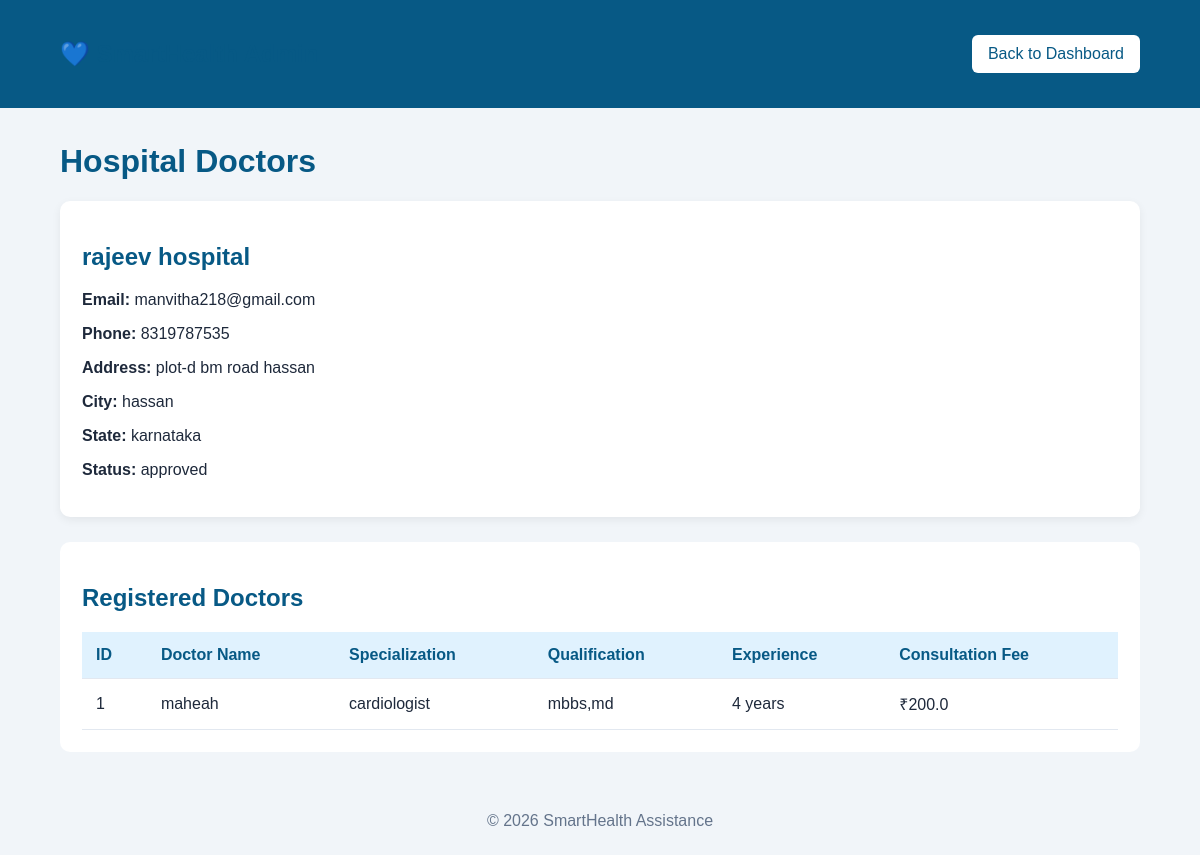
The app's page /admin-hospital-doctors/2 (signed in) with its own data.
### tables this page shows
CREATE TABLE hospitals (
            id INTEGER PRIMARY KEY AUTOINCREMENT,
            hospital_name TEXT NOT NULL,
            email TEXT UNIQUE NOT NULL,
            password TEXT NOT NULL,
            phone TEXT NOT NULL,
            address TEXT NOT NULL,
            city TEXT NOT NULL,
            state TEXT NOT NULL,
            latitude REAL,
            longitude REAL,
            status TEXT DEFAULT 'pending'
        );

CREATE TABLE doctors (
            id INTEGER PRIMARY KEY AUTOINCREMENT,
            hospital_id INTEGER NOT NULL,
            doctor_name TEXT NOT NULL,
            specialization TEXT NOT NULL,
            qualification TEXT NOT NULL,
            experience INTEGER,
            availability TEXT,
            consultation_fee REAL
        );

### app.py (the view)
@app.route("/admin-hospital-doctors/<int:hospital_id>")
@admin_required
def admin_hospital_doctors(hospital_id):
    conn = get_db()
    hospital = conn.execute(
        "SELECT * FROM hospitals WHERE id = ?",
        (hospital_id,)
    ).fetchone()
    if not hospital:
        conn.close()
        flash("Hospital not found.")
        return redirect(url_for("admin_dashboard"))
    doctors = conn.execute("""
        SELECT * FROM doctors
        WHERE hospital_id = ?
    """, (hospital_id,)).fetchall()
    conn.close()
    return render_template(
        "admin_hospital_doctors.html",
        hospital=hospital,
        doctors=doctors
    )

### app.py (called while the page is built)
def admin_required(f):
    @wraps(f)
    def decorated_function(*args, **kwargs):
        if "admin_id" not in session:
            return redirect(url_for("admin_login"))
        return f(*args, **kwargs)
    return decorated_function

def get_db():
    conn = sqlite3.connect(DATABASE)
    conn.row_factory = sqlite3.Row
    return conn

### templates/admin_hospital_doctors.html (shortened to what this page needs)
<!DOCTYPE html>
<html lang="en">
<head>
</head>
<body>
<header>
    <h2>💙 SmartHealth Admin</h2>
    <a href="{{ url_for('admin_dashboard') }}" class="back">
        Back to Dashboard
    </a>
</header>
<div class="container">
    <h1>Hospital Doctors</h1>
    <div class="hospital-card">
        <h2>{{ hospital.hospital_name }}</h2>
        <p><strong>Email:</strong> {{ hospital.email }}</p>
        <p><strong>Phone:</strong> {{ hospital.phone }}</p>
        <p><strong>Address:</strong> {{ hospital.address }}</p>
        <p><strong>City:</strong> {{ hospital.city }}</p>
        <p><strong>State:</strong> {{ hospital.state }}</p>
        <p><strong>Status:</strong> {{ hospital.status }}</p>
    </div>
    <div class="table-box">
        <h2>Registered Doctors</h2>
        {% if doctors %}
        <table>
            <thead>
                <tr>
                    <th>ID</th>
                    <th>Doctor Name</th>
                    <th>Specialization</th>
                    <th>Qualification</th>
                    <th>Experience</th>
                    <th>Consultation Fee</th>
                </tr>
            </thead>
            <tbody>
                {% for doctor in doctors %}
                <tr>
                    <td>{{ doctor.id }}</td>
                    <td>{{ doctor.doctor_name }}</td>
                    <td>{{ doctor.specialization }}</td>
                    <td>{{ doctor.qualification }}</td>
                    <td>{{ doctor.experience }} years</td>
                    <td>₹{{ doctor.consultation_fee }}</td>
                </tr>
                {% endfor %}
            </tbody>
        </table>
        {% else %}
        <div class="empty">
            <h3>No Doctors Registered</h3>
            <p>Doctors added by this hospital will appear here.</p>
        </div>
        {% endif %}
    </div>
</div>
<footer>
    © 2026 SmartHealth Assistance
</footer>
</body>
</html>

### templates/admin_hospital_doctors.html (style rules this page uses)
* { box-sizing: border-box; font-family: Arial, sans-serif; }
body { margin: 0; background: #f1f5f9; color: #1e293b; }
header { background: #075985; color: white; padding: 20px 5%; display: flex; justify-content: space-between; align-items: center; }
.container { width: 90%; max-width: 1100px; margin: 35px auto; }
h1, h2 { color: #075985; }
.hospital-card { background: white; padding: 22px; border-radius: 10px; margin-bottom: 25px; box-shadow: 0 3px 10px #00000010; }
.table-box { background: white; padding: 22px; border-radius: 10px; overflow-x: auto; }
table { width: 100%; border-collapse: collapse; min-width: 700px; }
th, td { padding: 14px; text-align: left; border-bottom: 1px solid #e2e8f0; }
th { background: #e0f2fe; color: #075985; }
.back { background: white; color: #075985; padding: 10px 16px; border-radius: 6px; text-decoration: none; }
footer { text-align: center; padding: 25px; color: #64748b; }

### records on screen
hospitals: hospital_name "rajeev hospital", email "manvitha218@gmail.com", phone "8319787535", address "plot-d bm road hassan", city "hassan", state "karnataka", status "approved"
doctors: id "1", doctor_name "maheah", specialization "cardiologist", qualification "mbbs,md", experience "4", consultation_fee "200.0"
